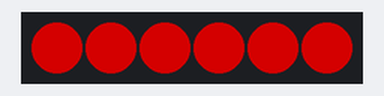
A sketch run on a simulated ESP32. On the bench: 6 RGB LEDs in strip order, left to right. Dim RGB values are drawn brighter than linear; what the sketch prints to the serial monitor is not drawn.

Above: at 0.1 s.
At 0.71 s:
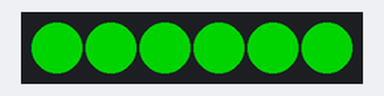
At 1.31 s:
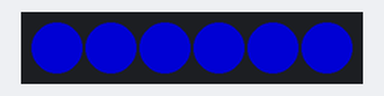
Timing chart, 0 to 40.0 s (numbered marks = the images above):
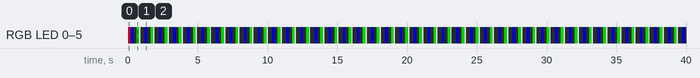

The sketch:

TestingNeoPixel.ino
```cpp
#include <NeoPixelBus.h>


#define PIXEL_PIN GPIO_NUM_5
#define PIXEL_COUNT 6
const uint16_t PixelCount = 6; // this example assumes 4 pixels, making it smaller will cause a failure
const uint8_t PixelPin = PIXEL_PIN;  // make sure to set this to the correct pin, ignored for Esp8266

#define colorSaturation 128
NeoPixelBus<NeoGrbFeature, Neo800KbpsMethod> strip(PixelCount, PixelPin);


RgbColor red(colorSaturation, 0, 0);
RgbColor green(0, colorSaturation, 0);
RgbColor blue(0, 0, colorSaturation);
RgbColor white(colorSaturation);
RgbColor black(0);

HslColor hslRed(red);
HslColor hslGreen(green);
HslColor hslBlue(blue);
HslColor hslWhite(white);
HslColor hslBlack(black);


void setup(){
  Serial.begin(115200);
  while (!Serial); // wait for serial attach

  Serial.println();
  Serial.println("Initializing...");
  Serial.flush();

  // this resets all the neopixels to an off state
  strip.Begin();
  strip.Show();

  Serial.println();
  Serial.println("Running...");
}

void loop() {
  for (int i = 0; i < PIXEL_COUNT; i++){
    strip.SetPixelColor(i, red);
    strip.Show();
  }
  delay(100);
  for (int i = 0; i < PIXEL_COUNT; i++){
    strip.SetPixelColor(i, green);
    strip.Show();
  }
  delay(100);
  for (int i = 0; i < PIXEL_COUNT; i++){
    strip.SetPixelColor(i, blue);
    strip.Show();
  }
  delay(100);
  for (int i = 0; i < PIXEL_COUNT; i++){
    strip.SetPixelColor(i, white);
    strip.Show();
  }
  delay(100);
  for (int i = 0; i < PIXEL_COUNT; i++){
    strip.SetPixelColor(i, black);
    strip.Show();
  }
  delay(100);
}
```

Measured:
- by itself, RGB LED 0–5: repeats every 1.0 s: RGB(0, 0, 128) 0.20 s, off 0.20 s, RGB(0, 128, 0) 0.20 s, RGB(128, 128, 128) 0.10 s, off 0.30 s
- by itself, everything shown: repeats every 1.0 s, in 5 steps
